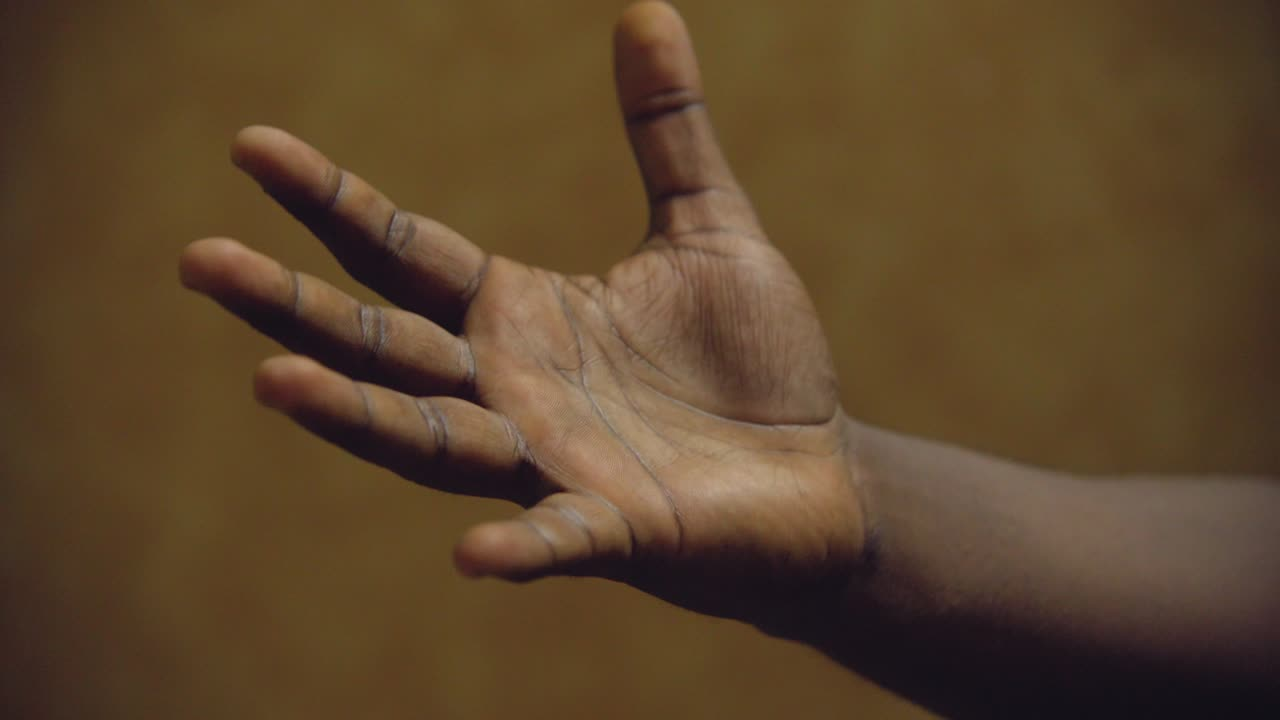
#> input picture assets/photo.jpg, 1280 x 720 px
$ python -i luminance.py   (imports and definitions only)
#> lines starting #> are read from the running program, lines starting #| are printed output that depends on the picture
#> further down, picture is the input picture: PIL image 1280x720 RGB; mean R, G, B 92.1, 68.9, 43.5
"""Brightness, dynamic range, and key classification.

Analyzes the luminance channel to classify image key (low/balanced/high),
compute shadow/midtone/highlight distribution, and characterize histogram shape.
"""

import logging
from typing import Any

import numpy as np
from PIL import Image

logger = logging.getLogger(__name__)


def _histogram_shape(values: np.ndarray) -> str:
    """Classify the shape of a luminance histogram."""
    from scipy import stats

    if len(values) < 100:
        return "insufficient data"

    skew = stats.skew(values)
    kurt = stats.kurtosis(values)

    # Check for bimodal: two peaks in histogram
    hist, _ = np.histogram(values, bins=32)
    hist_smooth = np.convolve(hist, np.ones(3) / 3, mode="same")
    peaks = []
    for i in range(1, len(hist_smooth) - 1):
        if hist_smooth[i] > hist_smooth[i - 1] and hist_smooth[i] > hist_smooth[i + 1]:
            if hist_smooth[i] > np.max(hist_smooth) * 0.15:
                peaks.append(i)

    if len(peaks) >= 2:
        return "bimodal"
    elif skew < -0.5:
        return "right-skewed"  # bright-heavy
    elif skew > 0.5:
        return "left-skewed"  # dark-heavy
    elif abs(kurt) < 1.0:
        return "uniform"
    else:
        return "normal"


def analyze_luminance(img: Image.Image) -> dict[str, Any]:
    """Analyze luminance characteristics of an image.

    Args:
        img: PIL Image (RGB)

    Returns:
        Dict with key, brightness, dynamic range, zone distribution, histogram shape.
    """
    # Convert to grayscale (luminance)
    gray = np.array(img.convert("L"), dtype=np.float64) / 255.0
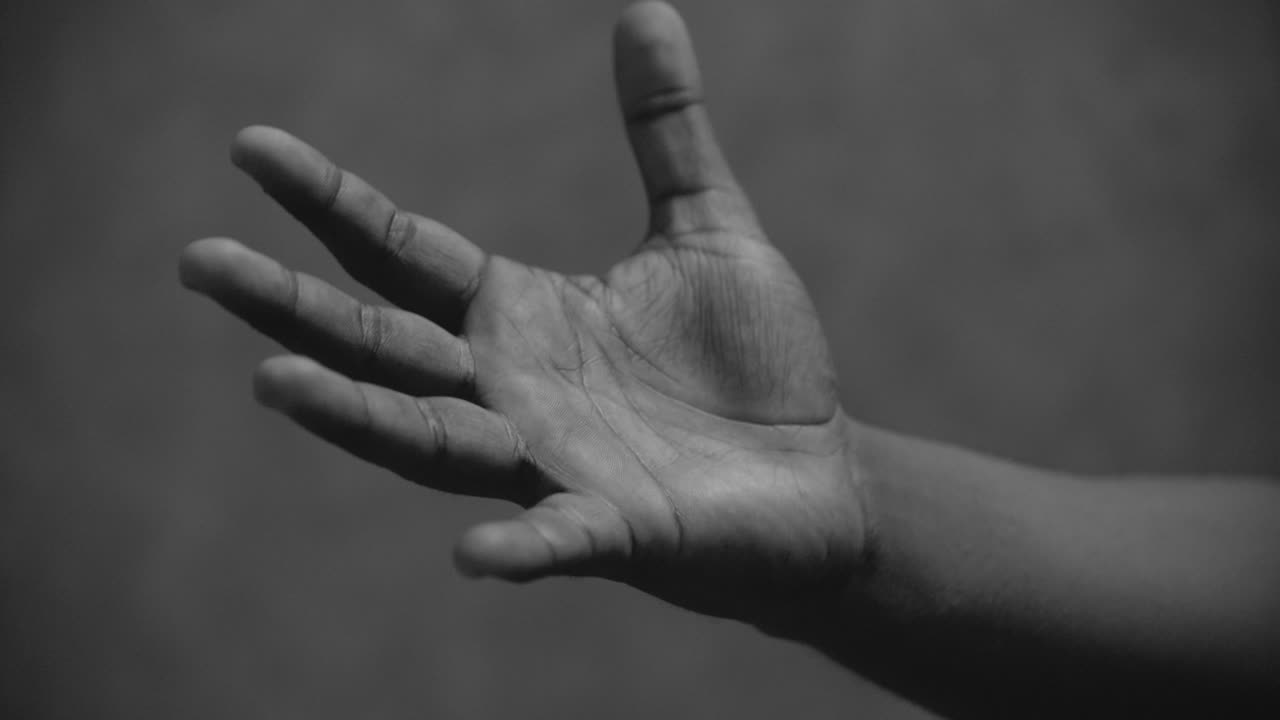
#> gray: shape (720, 1280) float64; min 0.051, max 0.655, mean 0.286

    mean_brightness = float(np.mean(gray))
#> mean_brightness = 0.286

    # Key classification
    if mean_brightness < 0.35:
        key = "low-key"
    elif mean_brightness > 0.65:
        key = "high-key"
    else:
        key = "balanced"

    # Dynamic range: P95 - P5 of value
    p5 = float(np.percentile(gray, 5))
#> p5 = 0.0902
    p95 = float(np.percentile(gray, 95))
#> p95 = 0.475
    dynamic_range = p95 - p5
#> dynamic_range = 0.384

    # Shadow / midtone / highlight percentages
    shadow_pct = float(np.mean(gray < 0.33)) * 100
#> shadow_pct = 81.8
    midtone_pct = float(np.mean((gray >= 0.33) & (gray < 0.67))) * 100
#> midtone_pct = 18.2
    highlight_pct = float(np.mean(gray >= 0.67)) * 100
#> highlight_pct = 0

    # Histogram shape
    shape = _histogram_shape(gray.flatten())
#> in _histogram_shape, `skew = stats.skew(values)`: skew = 0.233
#> in _histogram_shape, `kurt = stats.kurtosis(values)`: kurt = 1.07
#> in _histogram_shape, `hist, _ = np.histogram(values, bins=32)`: hist = 32 values, max 148068 at index 13, min 59 at index 31, mean 28800
#> in _histogram_shape, `hist_smooth = np.convolve(hist, np.ones(3) / 3, mode="same")`: hist_smooth = 32 values, max 137412.3 at index 12, min 179.7 at index 31, mean 28790.6
#> the loop in _histogram_shape, `for i in range(1, len(hist_smooth) - 1):` made 30 passes
#> after the loop in _histogram_shape, `for i in range(1, len(hist_smooth) - 1):`: peaks = [2, 12]
#> shape = 'bimodal'

    return {
        "key": key,
        "mean_brightness": round(mean_brightness, 3),
        "dynamic_range": round(dynamic_range, 3),
        "shadow_pct": round(shadow_pct, 1),
        "midtone_pct": round(midtone_pct, 1),
        "highlight_pct": round(highlight_pct, 1),
        "histogram_shape": shape,
    }

>>> from PIL import Image
>>> picture = Image.open('../../assets/photo.jpg')
>>> result = analyze_luminance(picture)
#> result = {'key': 'low-key', 'mean_brightness': 0.286, 'dynamic_range': 0.384, 'shadow_pct': 81.8, 'midtone_pct': 18.2, 'highlight_pct': 0, 'histogram_shape': 'bimodal'}

$ run again, on assets/nature.jpg
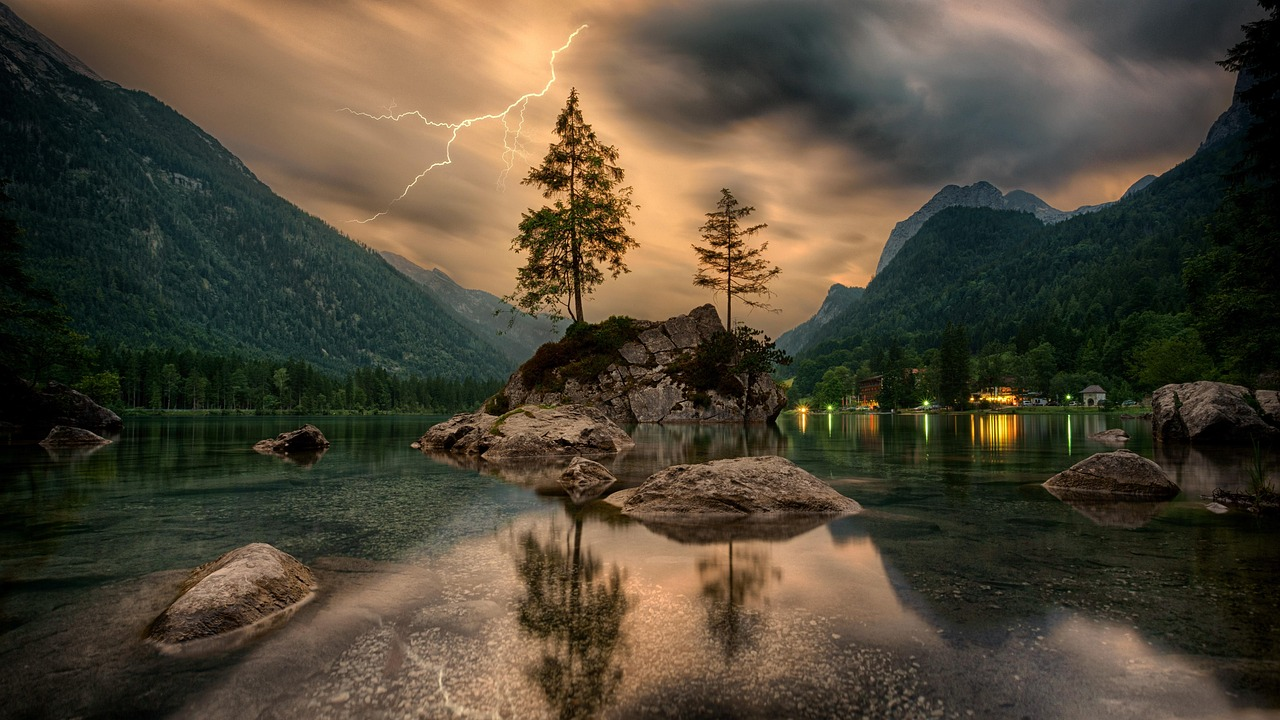
#> input picture assets/nature.jpg, 1280 x 720 px
#> picture is the input picture: PIL image 1280x720 RGB; mean R, G, B 79.8, 70.9, 54.4
#> in analyze_luminance, `gray = np.array(img.convert("L"), dtype=np.float64) / 255.0`:
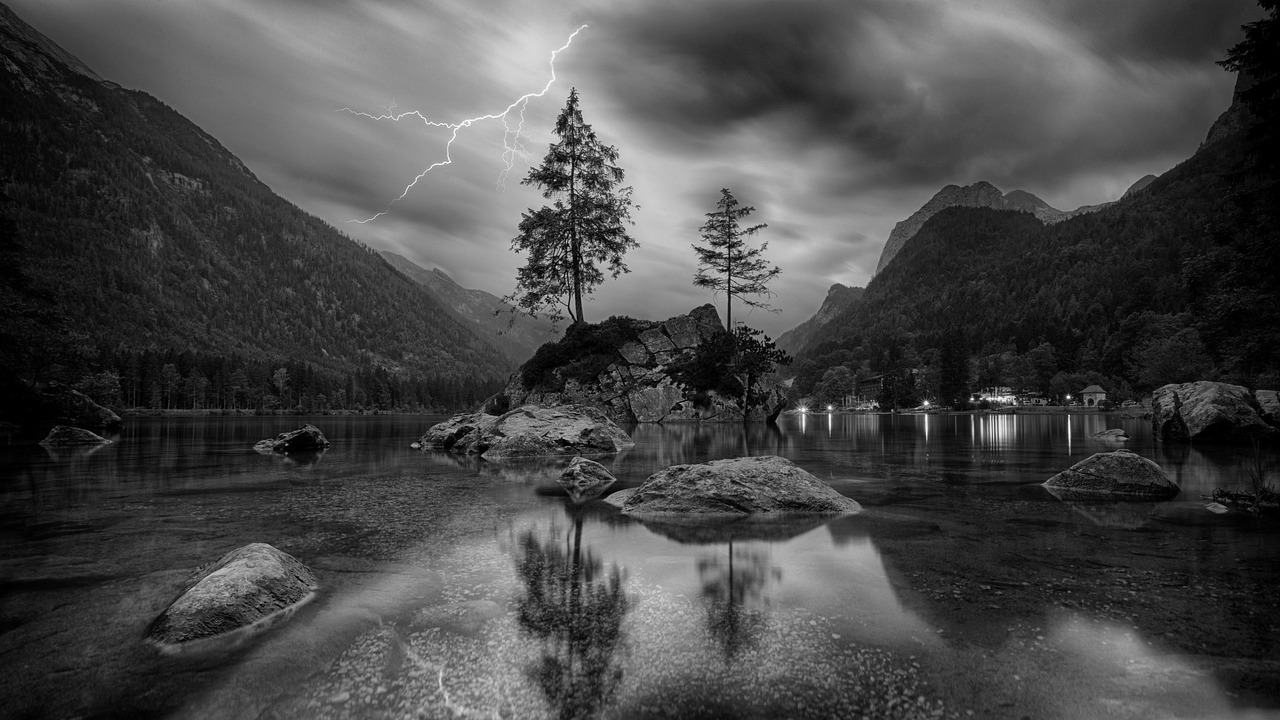
#> gray: shape (720, 1280) float64; min 0, max 0.984, mean 0.281
#> mean_brightness = 0.281
#> p5 = 0.0353
#> p95 = 0.643
#> dynamic_range = 0.608
#> shadow_pct = 64.84
#> midtone_pct = 31.42
#> highlight_pct = 3.74
#> skew = 0.664
#> kurt = -0.511
#> hist = 32 values, max 77031 at index 4, min 180 at index 28, mean 28800
#> hist_smooth = 32 values, max 74870 at index 4, min 128.3 at index 31, mean 28380.6
#> the loop in _histogram_shape, `for i in range(1, len(hist_smooth) - 1):` made 30 passes
#> after the loop in _histogram_shape, `for i in range(1, len(hist_smooth) - 1):`: peaks = [4, 14, 17]
#> shape = 'bimodal'
#> result = {'key': 'low-key', 'mean_brightness': 0.281, 'dynamic_range': 0.608, 'shadow_pct': 64.8, 'midtone_pct': 31.4, 'highlight_pct': 3.7, 'histogram_shape': 'bimodal'}
